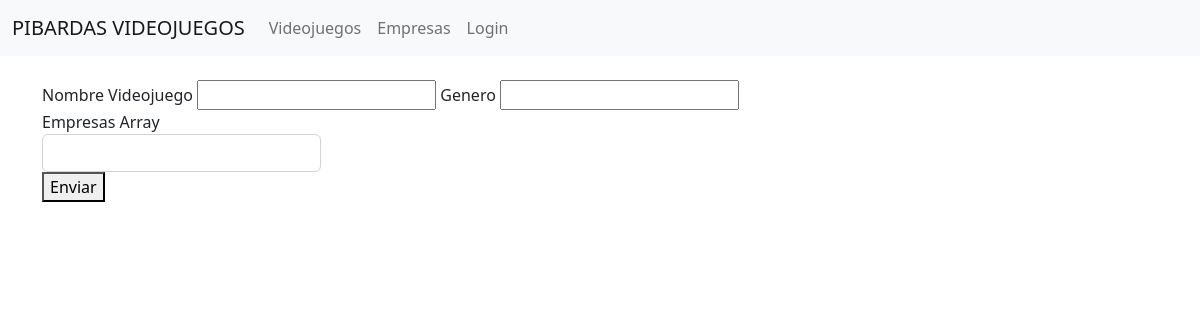
The app's page /router.php, older data.
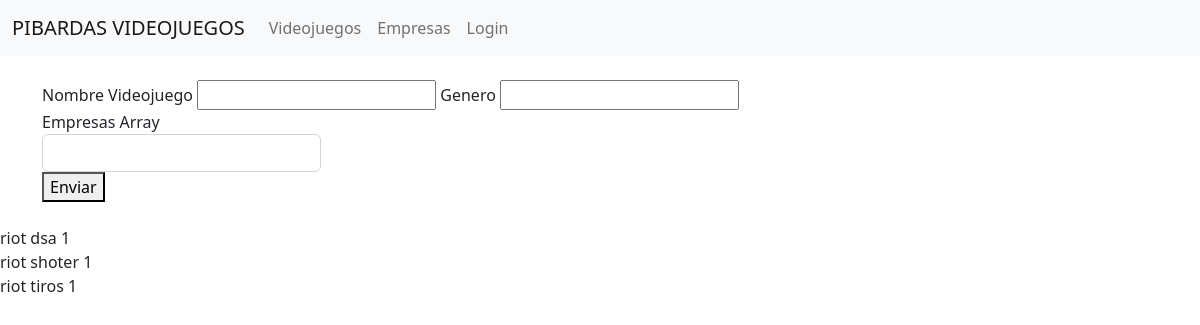
The same page, newer data.
### tables this page shows
CREATE TABLE `videojuegos` (
  `id_videojuegos` int(11) NOT NULL,
  `videojuego` varchar(45) NOT NULL,
  `genero` text NOT NULL,
  `id_empresa` int(11) NOT NULL
);

CREATE TABLE `companias` (
  `id_empresa` int(11) NOT NULL,
  `nombre` varchar(45) NOT NULL,
  `cotizacion` int(11) NOT NULL,
  `fecha_creacion` date NOT NULL
);

### app/vista/vista.empresa.php (called while the page is built, shortened)
<?php
class VistaEmpresa{
    function MostrarSelect($empresas){
        require_once './templates/form_tienda.phtml';
    }
}
?>

### app/controlador/controlador.empresa.php (called while the page is built, shortened)
<?php
    require_once './app/modelo/modelo.empresa.php';
    require_once './app/vista/vista.empresa.php';
class ControladorEmpresa{
    private $vistaempresa;
    private $modeloempresa;
    function __construct()
    {
        $this->modeloempresa=new ModeloEmpresa();
        $this->vistaempresa=new VistaEmpresa();
    }
    function MostrarSelect(){
            $empresa=$this->modeloempresa->verEmpresa();
            $this->vistaempresa->MostrarSelect($empresa);
    }
}
?>

### app/vista/vista.juegos.php (called while the page is built, shortened)
<?php
class VistaJuegos{
    function mostrarJuegos($videojuegos){
    require_once 'templates/form_tienda.phtml';
    require_once 'templates/listaJuegos.phtml';
    }
}
?>

### app/controlador/controlador.juegos.php (called while the page is built, shortened)
<?php
    require_once './app/modelo/modelo.juegos.php';
    require_once './app/vista/vista.juegos.php';
    class ControladorVideojuegos{
        private $modelojuegos;
        private $vistajuegos;
        function __construct(){
            $this->modelojuegos=new ModeloJuegos();
            $this->vistajuegos=new VistaJuegos();
        }
        function VerVideojuegos(){
            $videojuegos = $this->modelojuegos->verJuegos();
            $this->vistajuegos->mostrarJuegos($videojuegos);
        }
    }

### app/modelo/modelo.juegos.php (called while the page is built, shortened)
<?php
    class ModeloJuegos{
        private $db;
        function __construct(){
            $this->db = new PDO('mysql:host=localhost;dbname=trabajo_especial;charset=utf8', 'root', '');
        }
        function verJuegos(){
            $query = $this->db->prepare('SELECT * FROM videojuegos INNER JOIN companias  on videojuegos.id_empresa = companias.id_empresa ');
            $query->execute();
            $videojuegos= $query->fetchAll(PDO::FETCH_OBJ);
            return $videojuegos;
        }
        }
    ?>

### templates/listaJuegos.phtml (the view, shortened to what this page needs)
<?php
require_once 'templates/form_tienda.phtml'; ?>
<table>
    <?php foreach($videojuegos as $videojuego):  ?>
        <td class="list-group-item item-task">
            <?= $videojuego->nombre ?>
            <?= $videojuego->genero ?>
            <?= $videojuego->id_empresa ?>
        </td>
    <?php endforeach ?>
</table>

### router.php (shortened to what this page needs)
<?php
require_once './app/controlador/controlador.juegos.php';
require_once './app/controlador/controlador.empresa.php';
    $action = 'videojuegos';
    $params = explode('/', $action);
    switch($params[0]) {
        case 'videojuegos':
            $controladorVideojuegos = new ControladorVideojuegos();
            $controladorEmpresa=new ControladorEmpresa();
            $controladorEmpresa->MostrarSelect();
            $controladorVideojuegos->VerVideojuegos();
            break;
    }
?>

### templates/header.phtml (shortened to what this page needs)
<!DOCTYPE html>
<html lang="en">
<head>
    <link href="https://cdn.jsdelivr.net/npm/bootstrap@5.2.0/dist/css/bootstrap.min.css" rel="stylesheet">
    <link rel="stylesheet" href="css/style.css">
</head>
<body>
    <header>
        <nav class="navbar navbar-expand-lg bg-light">
            <div class="container-fluid">
              <a class="navbar-brand" href="">PIBARDAS VIDEOJUEGOS</a>
              <div class="collapse navbar-collapse" id="navbarNav">
                <ul class="navbar-nav d-flex">
                  <li class="nav-item">
                    <a class="nav-link" aria-current="page" href="videojuegos">Videojuegos</a>
                  </li>
                  <li class="nav-item">
                  <a class="nav-link" aria-current="page" href="empresas">Empresas</a>
                    <li class="nav-item">
                      <a class="nav-link" aria-current="page" href="login" href="login">Login</a>
                    </li>
                </ul>
              </div>
            </div>
          </nav>
    </header>
    <main class="container">

### templates/form_tienda.phtml (shortened to what this page needs)
<?php require_once 'templates/header.phtml';?>
<?php require_once './app/vista/vista.empresa.php';?>
<form action="agregar" method="POST" class="my-4">
    <label for="">Nombre Videojuego</label>
    <input type="text" name="nombre" id="nombre">
    <label for="">Genero</label>
    <input type="text" name="genero" id="genero">
    <div class="col-3">
            <div class="form-group">
                <label>Empresas</label>
                <?php echo ($empresas);  ?>
                <select required name="id_empresa" class="form-control" id="id_empresa">
                    </select>
            </div>
        </div>
    <button type="submit">Enviar</button>
</form>
<?php require 'templates/footer.phtml' ?>

### templates/footer.phtml (shortened to what this page needs)
</main>
</body>
</html>

Row changes from the older to the newer data that the page shows:
added videojuegos: id_empresa.nombre "riot", genero "dsa", id_empresa.id_empresa "1"
added videojuegos: id_empresa.nombre "riot", genero "shoter", id_empresa.id_empresa "1"
added videojuegos: id_empresa.nombre "riot", genero "tiros", id_empresa.id_empresa "1"
